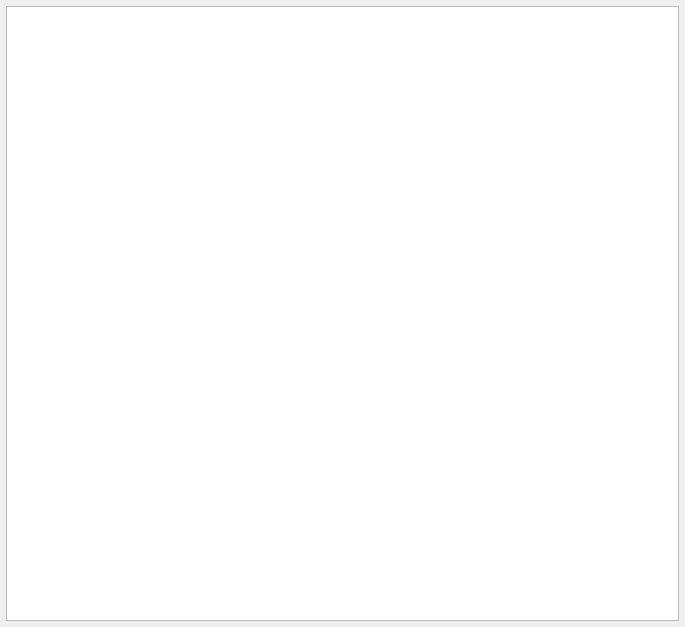
<?xml version="1.0" encoding="UTF-8"?>
<ui version="4.0">
 <class>DefinesWidget</class>
 <widget class="QWidget" name="DefinesWidget">
  <property name="geometry">
   <rect>
    <x>0</x>
    <y>0</y>
    <width>685</width>
    <height>627</height>
   </rect>
  </property>
  <layout class="QVBoxLayout" name="widgetLayout">
   <property name="margin">
    <number>6</number>
   </property>
   <item>
    <widget class="QTableView" name="defines">
     <property name="sizePolicy">
      <sizepolicy hsizetype="Expanding" vsizetype="Expanding">
       <horstretch>0</horstretch>
       <verstretch>8</verstretch>
      </sizepolicy>
     </property>
     <property name="selectionBehavior">
      <enum>QAbstractItemView::SelectRows</enum>
     </property>
    </widget>
   </item>
  </layout>
 </widget>
 <resources/>
 <connections/>
</ui>
